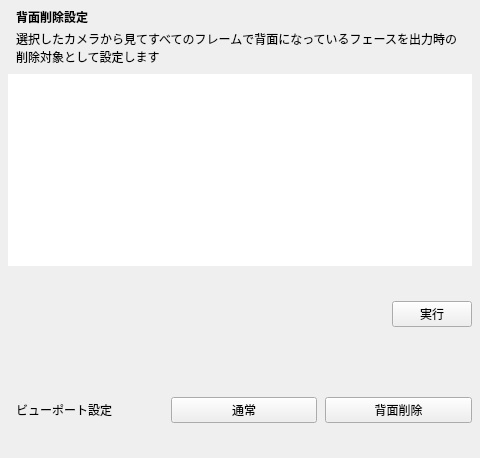
<?xml version="1.0" encoding="UTF-8"?>
<ui version="4.0">
 <class>MainWindow</class>
 <widget class="QMainWindow" name="MainWindow">
  <property name="geometry">
   <rect>
    <x>0</x>
    <y>0</y>
    <width>480</width>
    <height>458</height>
   </rect>
  </property>
  <property name="windowTitle">
   <string>FarmEnvExporterUtility</string>
  </property>
  <widget class="QWidget" name="centralwidget">
   <layout class="QVBoxLayout" name="MainLayout">
    <property name="spacing">
     <number>0</number>
    </property>
    <property name="leftMargin">
     <number>0</number>
    </property>
    <property name="topMargin">
     <number>0</number>
    </property>
    <property name="rightMargin">
     <number>0</number>
    </property>
    <property name="bottomMargin">
     <number>0</number>
    </property>
    <item>
     <widget class="QWidget" name="widget_2" native="true">
      <layout class="QVBoxLayout" name="verticalLayout">
       <property name="spacing">
        <number>0</number>
       </property>
       <property name="leftMargin">
        <number>8</number>
       </property>
       <property name="topMargin">
        <number>0</number>
       </property>
       <property name="rightMargin">
        <number>8</number>
       </property>
       <property name="bottomMargin">
        <number>0</number>
       </property>
       <item>
        <widget class="QWidget" name="widget_3" native="true">
         <layout class="QVBoxLayout" name="verticalLayout_2">
          <property name="spacing">
           <number>4</number>
          </property>
          <property name="leftMargin">
           <number>8</number>
          </property>
          <property name="topMargin">
           <number>8</number>
          </property>
          <property name="rightMargin">
           <number>8</number>
          </property>
          <property name="bottomMargin">
           <number>8</number>
          </property>
          <item>
           <widget class="QLabel" name="label">
            <property name="font">
             <font>
              <weight>75</weight>
              <bold>true</bold>
             </font>
            </property>
            <property name="text">
             <string>背面削除設定</string>
            </property>
           </widget>
          </item>
          <item>
           <widget class="QLabel" name="label_2">
            <property name="text">
             <string>選択したカメラから見てすべてのフレームで背面になっているフェースを出力時の削除対象として設定します</string>
            </property>
            <property name="wordWrap">
             <bool>true</bool>
            </property>
           </widget>
          </item>
         </layout>
        </widget>
       </item>
       <item>
        <widget class="QListWidget" name="CameraList">
         <property name="sizePolicy">
          <sizepolicy hsizetype="Preferred" vsizetype="Fixed">
           <horstretch>0</horstretch>
           <verstretch>0</verstretch>
          </sizepolicy>
         </property>
         <property name="frameShape">
          <enum>QFrame::NoFrame</enum>
         </property>
         <property name="selectionMode">
          <enum>QAbstractItemView::MultiSelection</enum>
         </property>
        </widget>
       </item>
      </layout>
     </widget>
    </item>
    <item>
     <widget class="QWidget" name="widget" native="true">
      <layout class="QHBoxLayout" name="horizontalLayout">
       <property name="spacing">
        <number>8</number>
       </property>
       <property name="leftMargin">
        <number>8</number>
       </property>
       <property name="topMargin">
        <number>8</number>
       </property>
       <property name="rightMargin">
        <number>8</number>
       </property>
       <property name="bottomMargin">
        <number>8</number>
       </property>
       <item>
        <spacer name="horizontalSpacer">
         <property name="orientation">
          <enum>Qt::Horizontal</enum>
         </property>
         <property name="sizeHint" stdset="0">
          <size>
           <width>378</width>
           <height>20</height>
          </size>
         </property>
        </spacer>
       </item>
       <item>
        <widget class="QPushButton" name="ExecuteButton">
         <property name="minimumSize">
          <size>
           <width>80</width>
           <height>0</height>
          </size>
         </property>
         <property name="text">
          <string>実行</string>
         </property>
        </widget>
       </item>
      </layout>
     </widget>
    </item>
    <item>
     <widget class="QWidget" name="widget_4" native="true">
      <layout class="QHBoxLayout" name="horizontalLayout_2">
       <property name="spacing">
        <number>8</number>
       </property>
       <property name="leftMargin">
        <number>16</number>
       </property>
       <property name="topMargin">
        <number>8</number>
       </property>
       <property name="rightMargin">
        <number>8</number>
       </property>
       <property name="bottomMargin">
        <number>8</number>
       </property>
       <item>
        <widget class="QLabel" name="label_3">
         <property name="text">
          <string>ビューポート設定</string>
         </property>
        </widget>
       </item>
       <item>
        <widget class="QPushButton" name="DefaultViewportButton">
         <property name="text">
          <string>通常</string>
         </property>
        </widget>
       </item>
       <item>
        <widget class="QPushButton" name="HideViewportButton">
         <property name="text">
          <string>背面削除</string>
         </property>
        </widget>
       </item>
      </layout>
     </widget>
    </item>
   </layout>
  </widget>
 </widget>
 <resources/>
 <connections/>
</ui>
